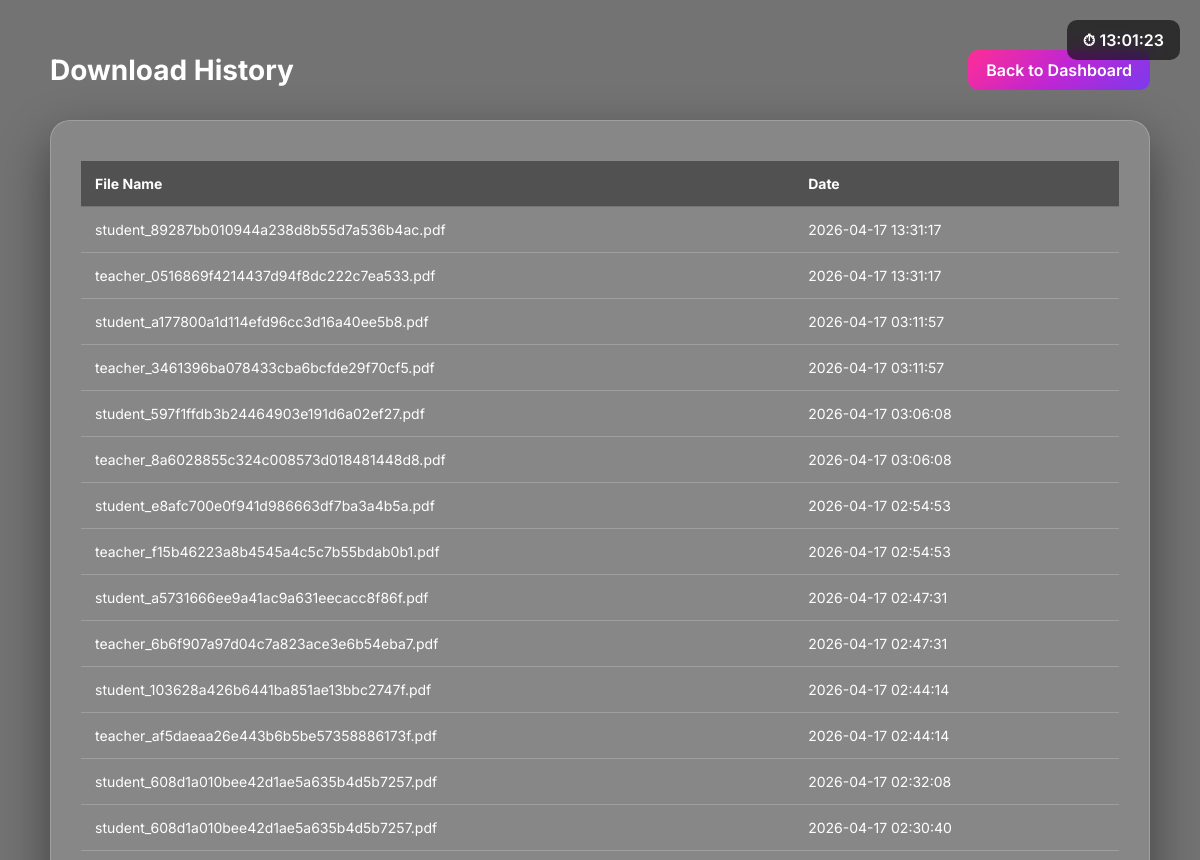
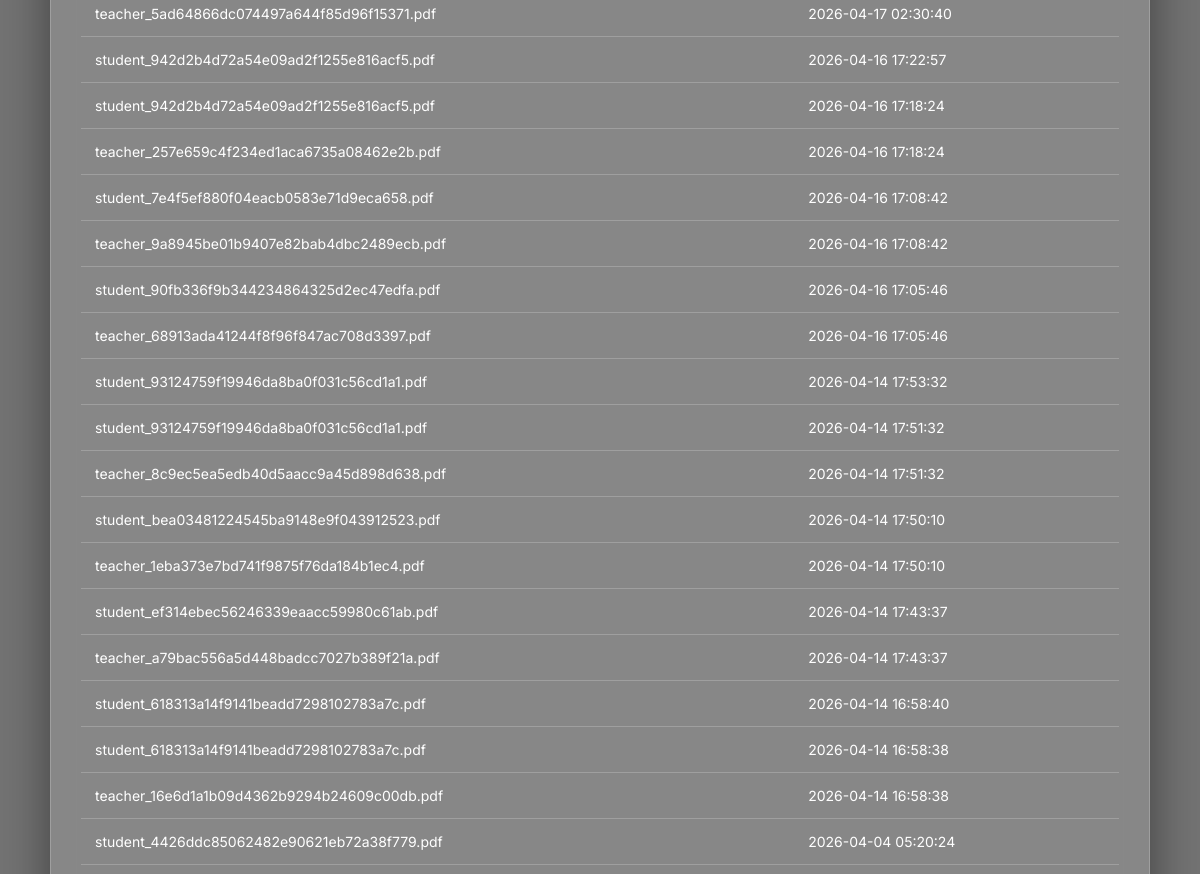
Page /history (signed in, upper part) on the earlier database version (2 pictures, top to bottom).
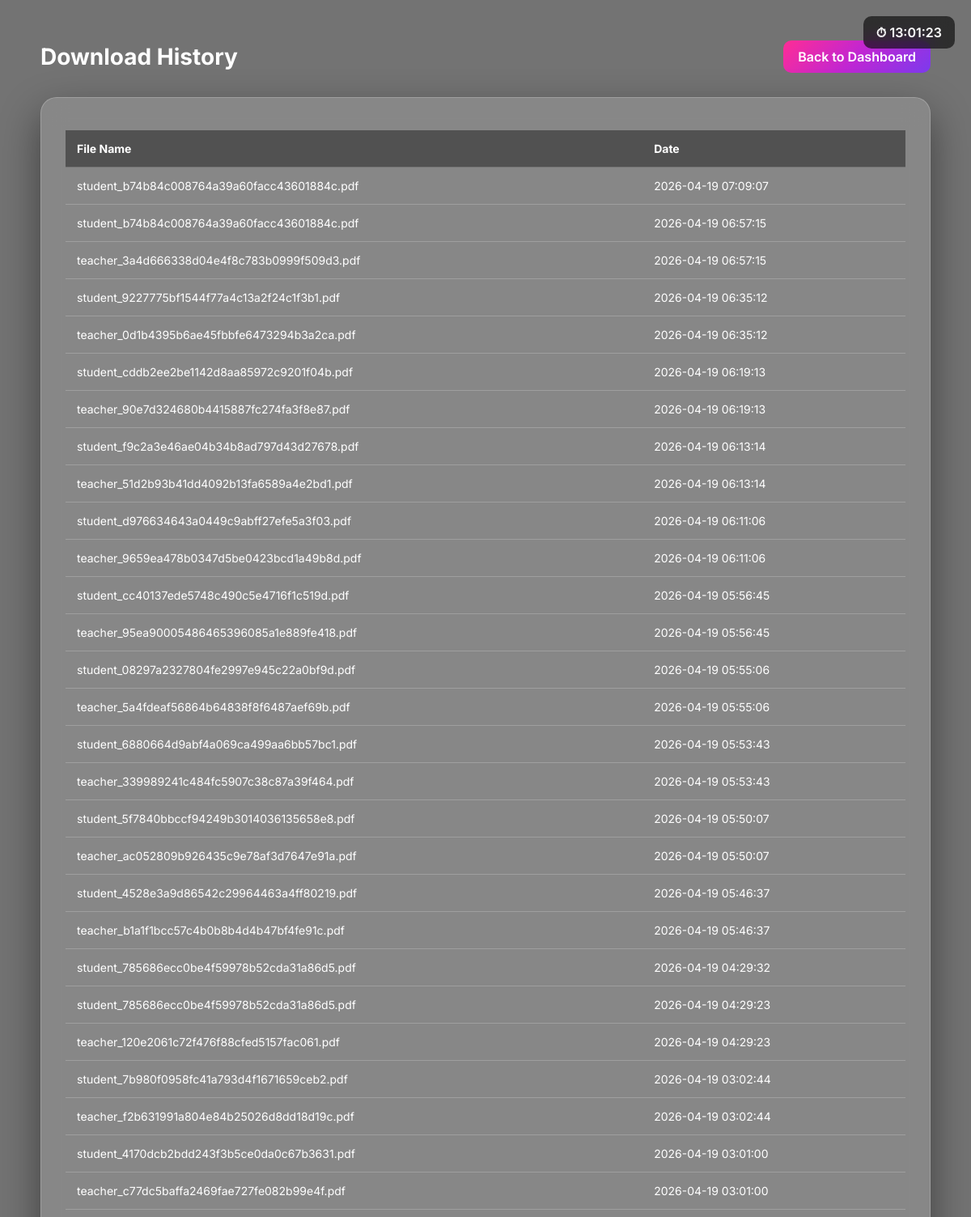
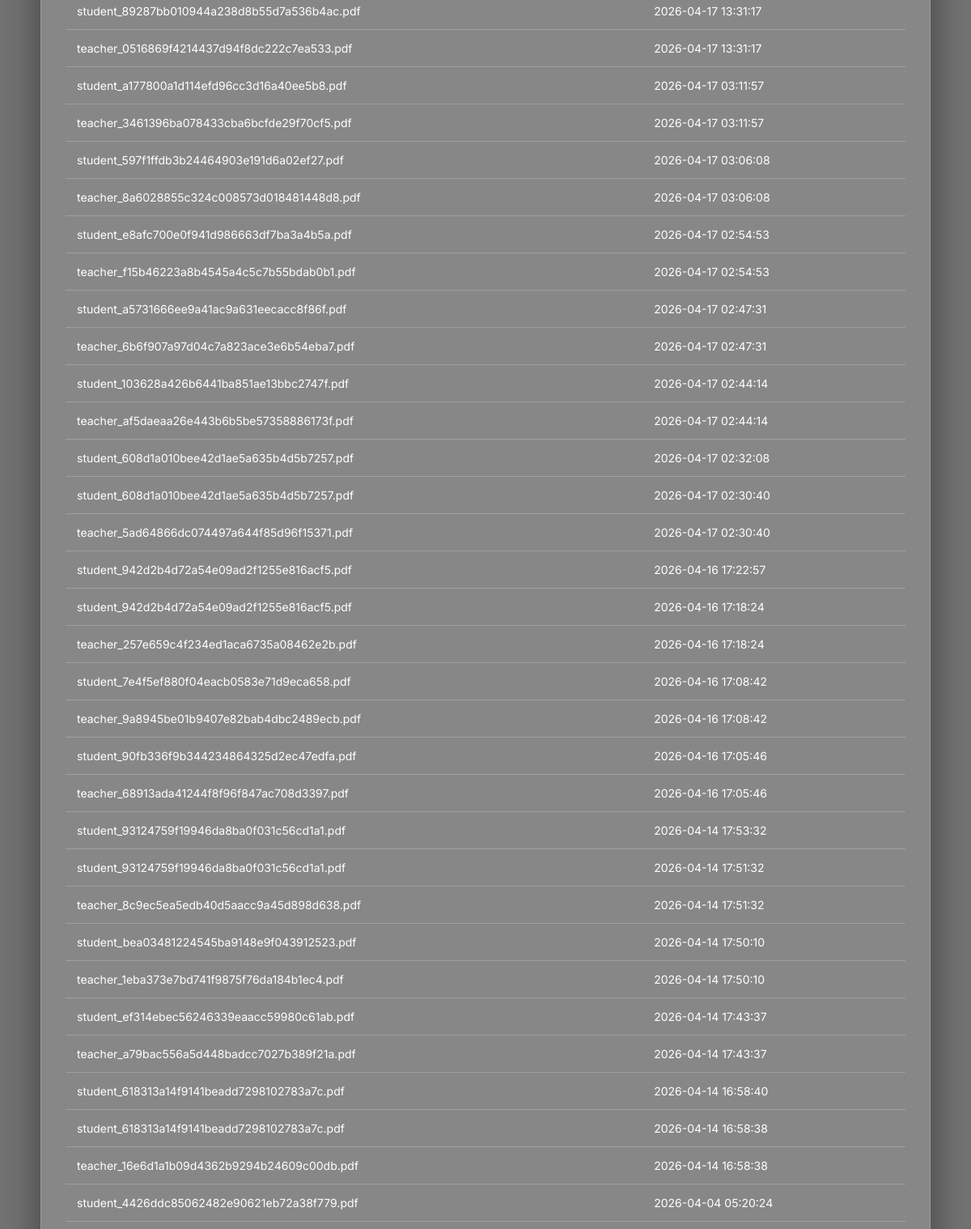
Same page on the later database version (2 pictures, top to bottom).
### tables this page shows
CREATE TABLE downloads (
            id INTEGER PRIMARY KEY AUTOINCREMENT,
            username TEXT,
            file_name TEXT,
            download_time DATETIME DEFAULT CURRENT_TIMESTAMP
        );

### main.py (the view)
@app.get("/history", response_class=HTMLResponse)
async def history(request: Request):
    user = get_current_user(request)
    downloads = get_user_downloads(user["username"])
    return templates.TemplateResponse(
        request,
        "history.html",
        {"request": request, "downloads": downloads}
    )

### templates/history.html (shortened to what this page needs)
<!DOCTYPE html>
<html lang="en">
<head>
</head>
<body>
<div id="timerBox">
⏱ <span id="timer">00:00</span>
</div>
<div class="header">
<div class="title">
Download History
</div>
<a class="back-btn" href="/">
Back to Dashboard
</a>
</div>
<div class="card">
<table>
<tr>
<th>File Name</th>
<th>Date</th>
</tr>
{% for d in downloads %}
<tr>
<td>
{{ d.file_name }}
</td>
<td>
{{ d.download_time }}
</td>
</tr>
{% else %}
<tr>
<td colspan="2" class="empty">
No downloads yet
</td>
</tr>
{% endfor %}
</table>
</div>
</body>
</html>

### templates/history.html (style rules this page uses)
* { margin:0; padding:0; box-sizing:border-box; }
body { font-family:"Inter",sans-serif; background:url("/static/css/bg.webp") center/cover no-repeat fixed; min-height:100vh; padding:50px; color:white; }
body::before { content:""; position:fixed; inset:0; background:rgba(0,0,0,0.55); z-index:-1; }
.header { display:flex; align-items:center; justify-content:space-between; margin-bottom:30px; }
.title { font-size:28px; font-weight:700; }
.back-btn { padding:10px 18px; border-radius:10px; text-decoration:none; color:white; background:linear-gradient( 135deg, #ff2d95, #c026d3, #7c3aed ); font-weight:600; }
.card { background:rgba(255,255,255,0.15); backdrop-filter:blur(15px); border:1px solid rgba(255,255,255,.2); border-radius:20px; padding:30px; box-shadow:0 20px 50px rgba(0,0,0,.45); }
table { width:100%; border-collapse:collapse; margin-top:10px; }
th { text-align:left; padding:14px; font-size:14px; background:rgba(0,0,0,.4); }
td { padding:14px; border-top:1px solid rgba(255,255,255,.2); font-size:14px; }
#timerBox { position:fixed; top:20px; right:20px; background:rgba(0,0,0,.6); padding:10px 16px; border-radius:10px; font-weight:600; backdrop-filter:blur(10px); }

Differences in the rows shown:
added downloads: file_name "student_b74b84c008764a39a60facc43601884c.pdf", download_time "2026-04-19 07:09:07"
added downloads: file_name "student_b74b84c008764a39a60facc43601884c.pdf", download_time "2026-04-19 06:57:15"
added downloads: file_name "teacher_3a4d666338d04e4f8c783b0999f509d3.pdf", download_time "2026-04-19 06:57:15"
added downloads: file_name "student_9227775bf1544f77a4c13a2f24c1f3b1.pdf", download_time "2026-04-19 06:35:12"
added downloads: file_name "teacher_0d1b4395b6ae45fbbfe6473294b3a2ca.pdf", download_time "2026-04-19 06:35:12"
added downloads: file_name "student_cddb2ee2be1142d8aa85972c9201f04b.pdf", download_time "2026-04-19 06:19:13"
added downloads: file_name "teacher_90e7d324680b4415887fc274fa3f8e87.pdf", download_time "2026-04-19 06:19:13"
added downloads: file_name "student_f9c2a3e46ae04b34b8ad797d43d27678.pdf", download_time "2026-04-19 06:13:14"
added downloads: file_name "teacher_51d2b93b41dd4092b13fa6589a4e2bd1.pdf", download_time "2026-04-19 06:13:14"
added downloads: file_name "student_d976634643a0449c9abff27efe5a3f03.pdf", download_time "2026-04-19 06:11:06"
added downloads: file_name "teacher_9659ea478b0347d5be0423bcd1a49b8d.pdf", download_time "2026-04-19 06:11:06"
added downloads: file_name "student_cc40137ede5748c490c5e4716f1c519d.pdf", download_time "2026-04-19 05:56:45"
added downloads: file_name "teacher_95ea90005486465396085a1e889fe418.pdf", download_time "2026-04-19 05:56:45"
added downloads: file_name "student_08297a2327804fe2997e945c22a0bf9d.pdf", download_time "2026-04-19 05:55:06"
added downloads: file_name "teacher_5a4fdeaf56864b64838f8f6487aef69b.pdf", download_time "2026-04-19 05:55:06"
added downloads: file_name "student_6880664d9abf4a069ca499aa6bb57bc1.pdf", download_time "2026-04-19 05:53:43"
added downloads: file_name "teacher_339989241c484fc5907c38c87a39f464.pdf", download_time "2026-04-19 05:53:43"
added downloads: file_name "student_5f7840bbccf94249b3014036135658e8.pdf", download_time "2026-04-19 05:50:07"
added downloads: file_name "teacher_ac052809b926435c9e78af3d7647e91a.pdf", download_time "2026-04-19 05:50:07"
added downloads: file_name "student_4528e3a9d86542c29964463a4ff80219.pdf", download_time "2026-04-19 05:46:37"
added downloads: file_name "teacher_b1a1f1bcc57c4b0b8b4d4b47bf4fe91c.pdf", download_time "2026-04-19 05:46:37"
added downloads: file_name "student_785686ecc0be4f59978b52cda31a86d5.pdf", download_time "2026-04-19 04:29:32"
added downloads: file_name "student_785686ecc0be4f59978b52cda31a86d5.pdf", download_time "2026-04-19 04:29:23"
added downloads: file_name "teacher_120e2061c72f476f88cfed5157fac061.pdf", download_time "2026-04-19 04:29:23"
added downloads: file_name "student_7b980f0958fc41a793d4f1671659ceb2.pdf", download_time "2026-04-19 03:02:44"
added downloads: file_name "teacher_f2b631991a804e84b25026d8dd18d19c.pdf", download_time "2026-04-19 03:02:44"
added downloads: file_name "student_4170dcb2bdd243f3b5ce0da0c67b3631.pdf", download_time "2026-04-19 03:01:00"
added downloads: file_name "teacher_c77dc5baffa2469fae727fe082b99e4f.pdf", download_time "2026-04-19 03:01:00"
